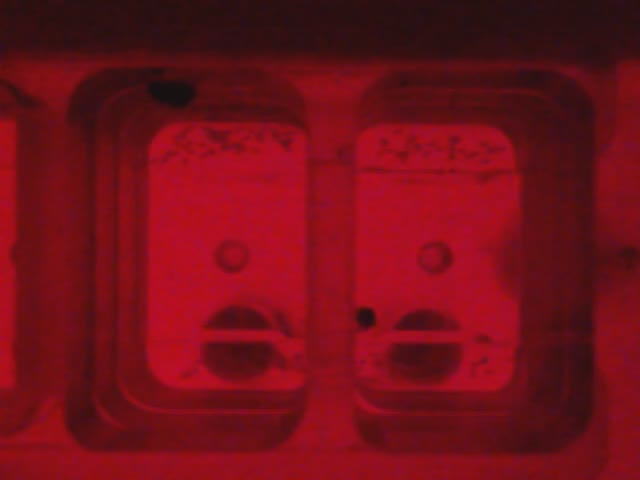
#> input picture sample-video/p1__2013-11-21__18-18-00 10min.jpg, 640 x 480 px
$ python -i util.py   (imports and definitions only)   (Python 2 division)   (older library calls are emulated)
#> lines starting #> are read from the running program, lines starting #| are printed output that depends on the picture
#
# utilities
#
# 4 Aug 2013 by Ulrich Stern
#

import cv2
import numpy as np
import cPickle
import os, platform, sys
import re, operator, time, collections

import util

# - - -

# OpenCV-style (BGR)
COL_W = 3*(255,)
COL_BK = (0,0,0)
COL_B = (255,0,0)
COL_G = (0,255,0)
COL_G_L = (64,255,64)
COL_G_D = (0,192,0)
COL_R = (0,0,255)
COL_Y = (0,255,255)
COL_O = (0,127,255)

JPG_X = re.compile(r'\.jpg$', re.IGNORECASE)
AVI_X = re.compile(r'\.avi$', re.IGNORECASE)

MODULE_DIR = os.path.dirname(os.path.realpath(__file__))

MAC = platform.system() == 'Darwin'

# - - - general

# raise this for internal errors
class InternalError(Exception):
  pass

# print warning
def warn(msg):
  print "warning: %s" %msg

# print message and exit
def error(msg):
  print "error: %s" %msg
  sys.exit(1)

# returns anonymous object with the given attributes (dictionary)
# note: cannot be pickled
def anonObj(attrs=None):
  return type('', (), {} if attrs is None else attrs)

# returns tuple with rounded ints
# [4 lines left out: function intR, not called in this run]

# returns the distance of two points
def distance(pnt1, pnt2):
  return np.linalg.norm(np.array(pnt1)-pnt2)

# converts the given seconds since epoch to YYYY-MM-DD HH:MM:SS format
def time2str(secs):
  return time.strftime('%Y-%m-%d %H:%M:%S', time.localtime(secs))

# - - - tuples

# returns t2 as tuple
#  if t2 is int, float, or string, t2 is replicated len(t1) times
#  otherwise, t2 is passed through
# [4 lines left out: function _toTuple, not called in this run]

# applies the given operation to the given tuples; t2 can also be number
def tupleOp(op, t1, t2):
  return tuple(map(op, t1, _toTuple(t1, t2)))

# tupleOp() add
def tupleAdd(t1, t2): return tupleOp(operator.add, t1, t2)

# tupleOp() subtract
def tupleSub(t1, t2): return tupleOp(operator.sub, t1, t2)

# tupleOp() multiply
def tupleMul(t1, t2): return tupleOp(operator.mul, t1, t2)

# - - - file

# returns absolute path for file that is part of package given relative name
def packageFilePath(fn):
  return os.path.join(MODULE_DIR, fn)

# backs up (by renaming) the given file
# [41 lines left out: functions backup, pickle, unpickle, imshow, not called in this run]

# min max normalizes the given image
def normalize(img, min=0, max=255):
  return cv2.normalize(img, None, min, max, cv2.NORM_MINMAX, -1)

# shows normalized image
def showNormImg(winName, img):
  imshow(winName, normalize(img, max=1))

# converts the given image to gray
def toGray(img):
  return img if len(img.shape) == 2 else cv2.cvtColor(img, cv2.COLOR_BGR2GRAY)

# returns rectangular subimage, allowing tl and br points outside the image
# note: tl is included, br is excluded
# [11 lines left out: functions subimage, rotateImg, not called in this run]

# returns the median of the given image
def median(img):
  return np.median(img.copy())

# returns Canny edge image and fraction of non-black pixels (before post blur)
# [43 lines left out: functions edgeImg, matchTemplate, not called in this run]

# returns tuple with text width, height, and baseline; style is list with
#  putText() args fontFace, fontScale, color, thickness, ...
# note: 'o', 'g', and 'l' are identical in height and baseline
def textSize(txt, style):
  wh, baseline = cv2.getTextSize(txt, *[style[i] for i in [0,1,3]])
  return wh + (baseline,)

# puts the given text on the given image; whAdjust adjusts the text position
#  using text width and height (e.g., (-1, 0) subtracts the width)
def putText(img, txt, pos, whAdjust, style):
  adj = tupleMul(whAdjust, textSize(txt, style)[:2])
  cv2.putText(img, txt, tupleAdd(pos, adj), *style)

# returns FOURCC for the given VideoCapture (e.g., 'MJPG')
def fourcc(cap):
  fcc = int(cap.get(cv2.cv.CV_CAP_PROP_FOURCC))
  return "".join([chr(fcc >> s & 0xff) for s in range(0,32,8)])

# - - -

# [2 lines not run here, left out]

>>> import cv2
>>> picture = cv2.imread('../../sample-video/p1__2013-11-21__18-18-00 10min.jpg')
#> picture is the input picture: shape (480, 640, 3); mean B, G, R 24.9, 15.3, 115
>>> result = edgeImg(picture)
#> in toGray, `return img if len(img.shape) == 2 else cv2.cvtColor(img, cv2.COLOR_BGR..`:
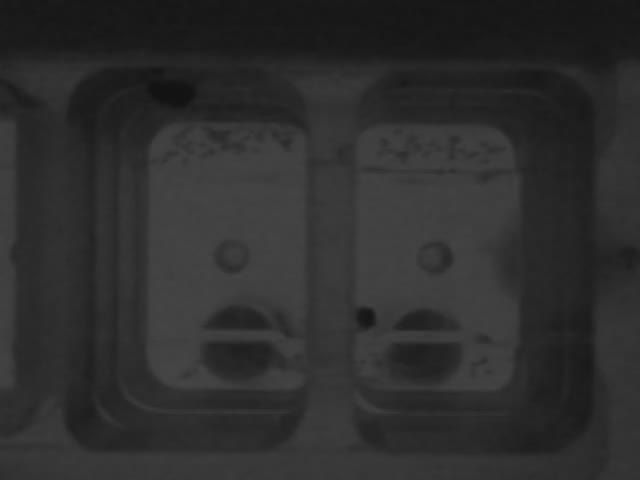
#> returned value: shape (480, 640); min 18, max 70, mean 46.2
#> in edgeImg, `img = cv2.Canny(img, thr1, thr2)`: img: shape (480, 640); every value is 0
